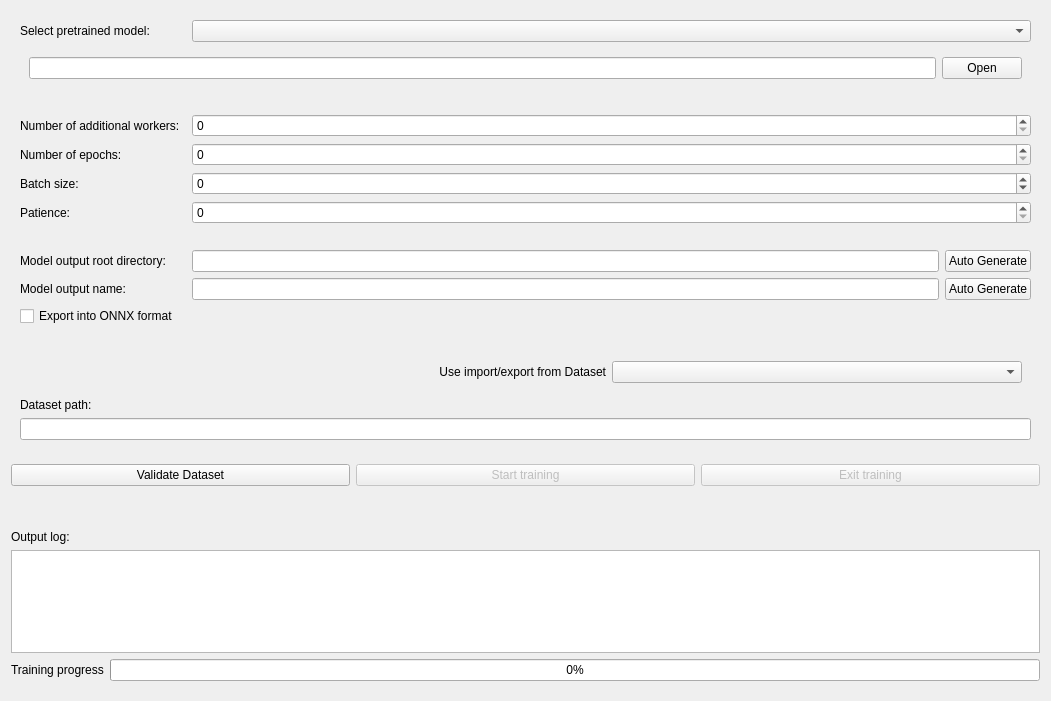
<?xml version="1.0" encoding="UTF-8"?>
<ui version="4.0">
 <class>DataTrainerWidget</class>
 <widget class="QWidget" name="DataTrainerWidget">
  <property name="geometry">
   <rect>
    <x>0</x>
    <y>0</y>
    <width>1051</width>
    <height>701</height>
   </rect>
  </property>
  <property name="windowTitle">
   <string>Form</string>
  </property>
  <layout class="QGridLayout" name="gridLayout_2" rowstretch="0,0,0,0,0">
   <item row="4" column="0">
    <widget class="QWidget" name="trainingWidget" native="true">
     <property name="sizePolicy">
      <sizepolicy hsizetype="Expanding" vsizetype="Expanding">
       <horstretch>0</horstretch>
       <verstretch>0</verstretch>
      </sizepolicy>
     </property>
     <layout class="QGridLayout" name="gridLayout">
      <property name="leftMargin">
       <number>0</number>
      </property>
      <property name="rightMargin">
       <number>0</number>
      </property>
      <item row="1" column="0">
       <widget class="QLabel" name="outputLogLabel">
        <property name="text">
         <string>Output log:</string>
        </property>
       </widget>
      </item>
      <item row="3" column="0">
       <widget class="QLabel" name="trainingLabel">
        <property name="text">
         <string>Training progress</string>
        </property>
       </widget>
      </item>
      <item row="3" column="1">
       <widget class="QProgressBar" name="trainingProgressBar">
        <property name="value">
         <number>0</number>
        </property>
       </widget>
      </item>
      <item row="2" column="0" colspan="2">
       <widget class="QTextEdit" name="logOutputTextEdit"/>
      </item>
     </layout>
    </widget>
   </item>
   <item row="3" column="0">
    <spacer name="horizontalSpacer_4">
     <property name="orientation">
      <enum>Qt::Orientation::Horizontal</enum>
     </property>
     <property name="sizeHint" stdset="0">
      <size>
       <width>40</width>
       <height>20</height>
      </size>
     </property>
    </spacer>
   </item>
   <item row="2" column="0">
    <widget class="QWidget" name="validateTrainWidget" native="true">
     <property name="sizePolicy">
      <sizepolicy hsizetype="Expanding" vsizetype="Fixed">
       <horstretch>0</horstretch>
       <verstretch>0</verstretch>
      </sizepolicy>
     </property>
     <property name="maximumSize">
      <size>
       <width>16777215</width>
       <height>50</height>
      </size>
     </property>
     <layout class="QHBoxLayout" name="horizontalLayout">
      <property name="leftMargin">
       <number>0</number>
      </property>
      <property name="rightMargin">
       <number>0</number>
      </property>
      <item>
       <widget class="QPushButton" name="validateButton">
        <property name="text">
         <string>Validate Dataset</string>
        </property>
       </widget>
      </item>
      <item>
       <widget class="QPushButton" name="startTrainingButton">
        <property name="enabled">
         <bool>false</bool>
        </property>
        <property name="text">
         <string>Start training</string>
        </property>
       </widget>
      </item>
      <item>
       <widget class="QPushButton" name="exitTrainingButton">
        <property name="enabled">
         <bool>false</bool>
        </property>
        <property name="text">
         <string>Exit training</string>
        </property>
       </widget>
      </item>
     </layout>
    </widget>
   </item>
   <item row="0" column="0">
    <widget class="QWidget" name="modelSettingsWidget" native="true">
     <layout class="QGridLayout" name="gridLayout_3">
      <item row="12" column="0">
       <widget class="QCheckBox" name="onnxExportCheckBox">
        <property name="text">
         <string>Export into ONNX format</string>
        </property>
       </widget>
      </item>
      <item row="0" column="2" colspan="2">
       <widget class="QComboBox" name="modelSelectorComboBox">
        <property name="sizePolicy">
         <sizepolicy hsizetype="Expanding" vsizetype="Fixed">
          <horstretch>0</horstretch>
          <verstretch>0</verstretch>
         </sizepolicy>
        </property>
       </widget>
      </item>
      <item row="1" column="0" colspan="4">
       <widget class="QWidget" name="customModelWidget" native="true">
        <layout class="QGridLayout" name="gridLayout_4">
         <item row="0" column="0">
          <widget class="QLineEdit" name="customModelPathLineEdit"/>
         </item>
         <item row="0" column="1">
          <widget class="QPushButton" name="customModelOpenButton">
           <property name="text">
            <string>Open</string>
           </property>
          </widget>
         </item>
        </layout>
       </widget>
      </item>
      <item row="4" column="2" colspan="2">
       <widget class="QSpinBox" name="epochsSpinBox">
        <property name="maximum">
         <number>9999999</number>
        </property>
       </widget>
      </item>
      <item row="0" column="0">
       <widget class="QLabel" name="modelSelectLabel">
        <property name="sizePolicy">
         <sizepolicy hsizetype="Minimum" vsizetype="Preferred">
          <horstretch>0</horstretch>
          <verstretch>0</verstretch>
         </sizepolicy>
        </property>
        <property name="text">
         <string>Select pretrained model:</string>
        </property>
       </widget>
      </item>
      <item row="5" column="2" colspan="2">
       <widget class="QSpinBox" name="batchSpinBox">
        <property name="minimum">
         <number>-1</number>
        </property>
        <property name="maximum">
         <number>9999999</number>
        </property>
       </widget>
      </item>
      <item row="3" column="0">
       <widget class="QLabel" name="workersLabel">
        <property name="text">
         <string>Number of additional workers:</string>
        </property>
       </widget>
      </item>
      <item row="10" column="2">
       <widget class="QLineEdit" name="modelOutputPathLineEdit"/>
      </item>
      <item row="4" column="0">
       <widget class="QLabel" name="epochsLabel">
        <property name="text">
         <string>Number of epochs:</string>
        </property>
       </widget>
      </item>
      <item row="5" column="0">
       <widget class="QLabel" name="batchSizeLabel">
        <property name="text">
         <string>Batch size:</string>
        </property>
       </widget>
      </item>
      <item row="15" column="0">
       <widget class="QLabel" name="datasetPathLabel">
        <property name="text">
         <string>Dataset path:</string>
        </property>
       </widget>
      </item>
      <item row="14" column="1" colspan="3">
       <widget class="QWidget" name="widget_2" native="true">
        <layout class="QHBoxLayout" name="horizontalLayout_2">
         <item>
          <widget class="QLabel" name="usePathsLabel">
           <property name="text">
            <string>Use import/export from Dataset</string>
           </property>
           <property name="alignment">
            <set>Qt::AlignmentFlag::AlignRight|Qt::AlignmentFlag::AlignTrailing|Qt::AlignmentFlag::AlignVCenter</set>
           </property>
          </widget>
         </item>
         <item>
          <widget class="QComboBox" name="datasetPathComboBox"/>
         </item>
        </layout>
       </widget>
      </item>
      <item row="10" column="0">
       <widget class="QLabel" name="modelRootLabel">
        <property name="text">
         <string>Model output root directory:</string>
        </property>
       </widget>
      </item>
      <item row="2" column="0" colspan="4">
       <spacer name="horizontalSpacer">
        <property name="orientation">
         <enum>Qt::Orientation::Horizontal</enum>
        </property>
        <property name="sizeHint" stdset="0">
         <size>
          <width>40</width>
          <height>20</height>
         </size>
        </property>
       </spacer>
      </item>
      <item row="10" column="3">
       <widget class="QPushButton" name="generateOutputDirectoryButton">
        <property name="text">
         <string>Auto Generate</string>
        </property>
       </widget>
      </item>
      <item row="16" column="0" colspan="4">
       <widget class="QLineEdit" name="datasetPathLineEdit"/>
      </item>
      <item row="11" column="0">
       <widget class="QLabel" name="modelNameLabel">
        <property name="text">
         <string>Model output name:</string>
        </property>
       </widget>
      </item>
      <item row="13" column="0" colspan="4">
       <spacer name="horizontalSpacer_3">
        <property name="orientation">
         <enum>Qt::Orientation::Horizontal</enum>
        </property>
        <property name="sizeHint" stdset="0">
         <size>
          <width>40</width>
          <height>20</height>
         </size>
        </property>
       </spacer>
      </item>
      <item row="9" column="0" colspan="4">
       <spacer name="horizontalSpacer_2">
        <property name="orientation">
         <enum>Qt::Orientation::Horizontal</enum>
        </property>
        <property name="sizeHint" stdset="0">
         <size>
          <width>40</width>
          <height>20</height>
         </size>
        </property>
       </spacer>
      </item>
      <item row="11" column="3">
       <widget class="QPushButton" name="generateNameButton">
        <property name="text">
         <string>Auto Generate</string>
        </property>
       </widget>
      </item>
      <item row="11" column="2">
       <widget class="QLineEdit" name="modelNameLineEdit"/>
      </item>
      <item row="3" column="2" colspan="2">
       <widget class="QSpinBox" name="workersSpinBox">
        <property name="maximum">
         <number>9999999</number>
        </property>
       </widget>
      </item>
      <item row="6" column="2" colspan="2">
       <widget class="QSpinBox" name="patienceSpinBox">
        <property name="maximum">
         <number>9999999</number>
        </property>
       </widget>
      </item>
      <item row="6" column="0">
       <widget class="QLabel" name="patienceLabel">
        <property name="text">
         <string>Patience:</string>
        </property>
       </widget>
      </item>
     </layout>
    </widget>
   </item>
  </layout>
 </widget>
 <resources/>
 <connections/>
</ui>
